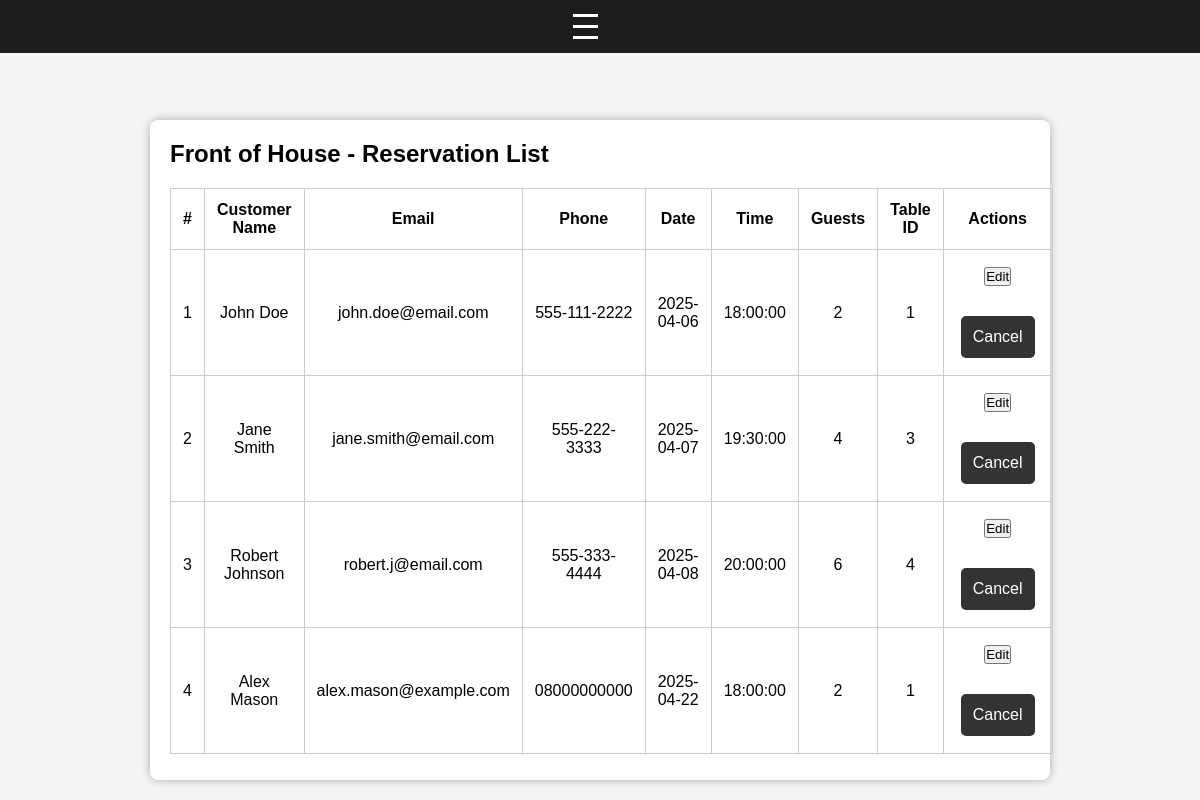
/reservations/foh, run on an earlier commit of the app's database.
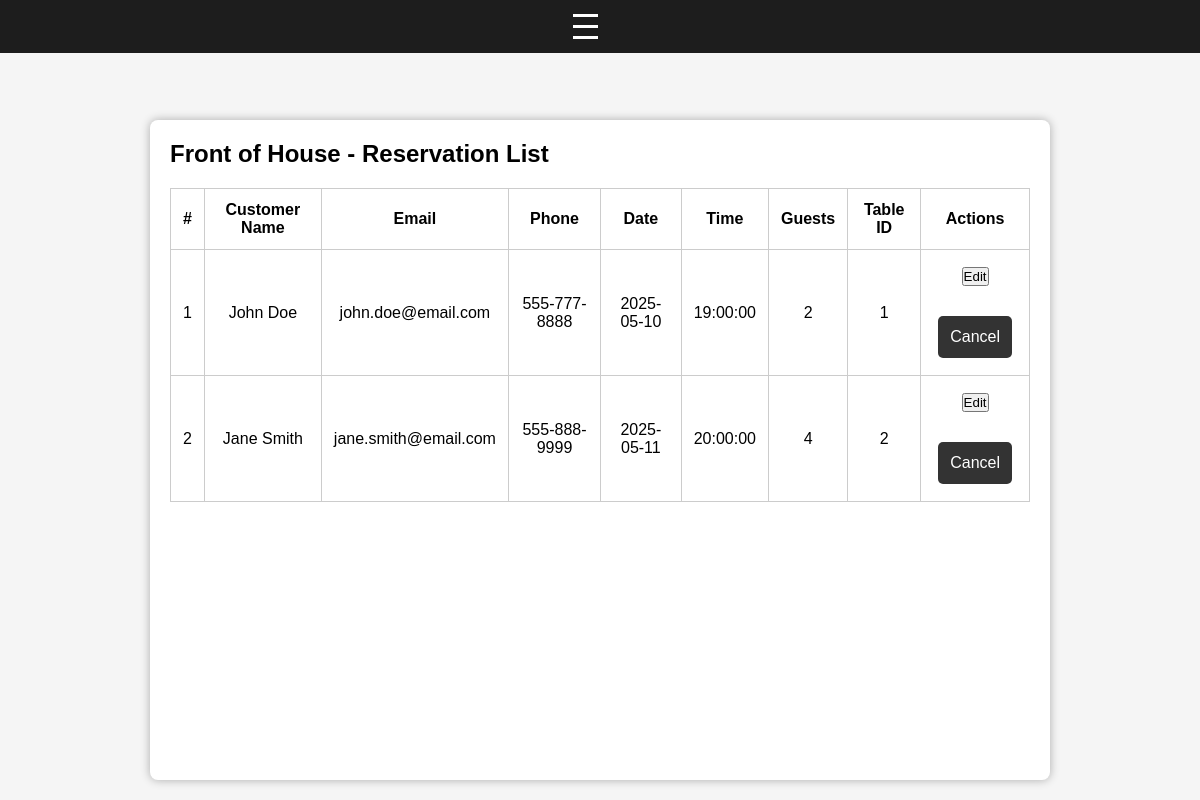
And on a later commit of the database.
### app/models.py (models this page shows)
class Reservation(db.Model):
    id = db.Column(db.Integer, primary_key=True)
    customer_id = db.Column(db.Integer, db.ForeignKey('customer.id', ondelete="RESTRICT"), nullable=False)
    reservation_time = db.Column(db.DateTime, nullable=False)
    number_of_people = db.Column(db.Integer, nullable=False)
    table_id = db.Column(db.Integer, db.ForeignKey('tables.id', ondelete="RESTRICT"), nullable=False)
    reminder_logs = db.relationship('ReminderLog', backref='reservation', lazy=True)

class Customer(db.Model):
    id = db.Column(db.Integer, primary_key=True)
    first_name = db.Column(db.String(255), nullable=False)
    last_name = db.Column(db.String(255), nullable=False)
    email = db.Column(db.String(255), nullable=False)
    phone_number = db.Column(db.String(15), nullable=False)
    reservations = db.relationship('Reservation', backref='customer', lazy=True)
    reminder_logs = db.relationship('ReminderLog', backref='customer', lazy=True)

### app/routes/reservations_routes.py (the view)
@reservations_bp.route('/reservations/foh')
def reservations_foh():
    reservations = ReservationLogic.get_all_reservations_with_customer()
    return render_template('reservations_foh.html',
                           reservations=reservations)

### app/logic/reservation_logic.py (called while the page is built)
    @staticmethod
    def get_all_reservations_with_customer():
        return db.session.query(Reservation, Customer)\
            .join(Customer, Reservation.customer_id == Customer.id).all()

### templates/reservations_foh.html (shortened to what this page needs)
<!DOCTYPE html>
<html lang="en">
<head>
    <link rel="stylesheet" href="{{ url_for('static', filename='css/base.css') }}">
</head>
<body>
    {% include 'partials/nav.html' %}
    <section>
    <h1>Front of House - Reservation List</h1>
    <table>
        <thead>
            <tr>
                <th>#</th>
                <th>Customer Name</th>
                <th>Email</th>
                <th>Phone</th>
                <th>Date</th>
                <th>Time</th>
                <th>Guests</th>
                <th>Table ID</th>
                <th>Actions</th>
            </tr>
        </thead>
        <tbody>
            {% for res, customer in reservations %}
            <tr>
                <td>{{ loop.index }}</td>
                <td>{{ customer.first_name }} {{ customer.last_name }}</td>
                <td>{{ customer.email }}</td>
                <td>{{ customer.phone_number }}</td>
                <td>{{ res.reservation_time.date() }}</td>
                <td>{{ res.reservation_time.time() }}</td>
                <td>{{ res.number_of_people }}</td>
                <td>{{ res.table_id }}</td>
                <td>
                    <a href="{{ url_for('reservations.edit_reservation', id=res.id) }}">
                        <button class="action-btn">Edit</button>
                    </a>
                    <form class="action-form" method="POST" action="{{ url_for('reservations.cancel_reservation', id=res.id) }}">
                        <button class="action-btn" onclick="return confirm('Cancel this reservation?')">Cancel</button>
                    </form>
                </td>
            </tr>
            {% else %}
            <tr>
                <td colspan="9">No reservations found.</td>
            </tr>
            {% endfor %}
        </tbody>
    </table>
</section>
</body>
</html>

### templates/partials/nav.html (shortened to what this page needs)
<nav>
    <div class="nav-container">
        <div class="burger" id="burger">
            <div></div>
            <div></div>
            <div></div>
        </div>
    </div>
</nav>

### static/css/base.css (style rules this page uses)
* { box-sizing: border-box; margin: 0; padding: 0; }
html, body { height: 100%; display: flex; flex-direction: column; font-family: Arial, sans-serif; background-color: #f5f5f5; }
a { text-decoration: none; }
nav { background-color: #1d1d1d; position: fixed; top: 0; height: auto; width: 100%; z-index: 100; }
.nav-container { max-width: 1000px; margin: auto; padding: 10px 20px; display: flex; justify-content:center; align-items: center; font-size: 0.9em; }
.burger { display: none; flex-direction: column; cursor: pointer; }
.burger div { width: 25px; height: 3px; background-color: white; margin: 4px 0; }
button { margin:5px; }
@media (max-width: 1370px) { .burger { display: flex; margin-right: 30px; } }
.container, section { flex: 1; max-width: 900px; width: 100%; margin: 120px auto 20px; padding: 20px; background-color: white; border-radius: 8px; box-shadow: 0 0 10px rgba(0,0,0,0.3); }
form { display: flex; flex-direction: column; gap: 15px; margin-top: 20px; }
form button { display: block; padding: 12px; background-color: #333; color: white; border: none; border-radius: 5px; font-size: 16px; cursor: pointer; }
table { width: 100%; border-collapse: collapse; margin-top: 20px; }
table th, table td { padding: 12px; border: 1px solid #ccc; text-align: center; }

What changed in the data, as far as the page shows it:
removed Reservation: first_name "Robert", last_name "Johnson", email "robert.j@email.com", phone_number "555-333-4444", reservation_time "2025-04-08", reservation_time.time "20:00:00", number_of_people "6", table_id "4"
removed Reservation: first_name "Alex", last_name "Mason", email "alex.mason@example.com", phone_number "08000000000", reservation_time "2025-04-22", reservation_time.time "18:00:00", number_of_people "2", table_id "1"
changed Reservation "John": phone_number "555-111-2222" → "555-777-8888"; reservation_time "2025-04-06" → "2025-05-10"; reservation_time.time "18:00:00" → "19:00:00"
changed Reservation "Jane": phone_number "555-222-3333" → "555-888-9999"; reservation_time "2025-04-07" → "2025-05-11"; reservation_time.time "19:30:00" → "20:00:00"; table_id "3" → "2"
